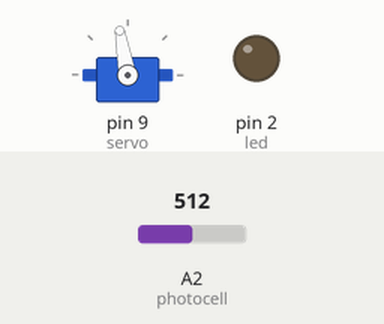
Simulated run of this sketch. Board: Arduino Uno, built with avr-gcc and run on an emulated ATmega328P. Shown: servo, output pins drawn as LEDs (lit = HIGH). Inputs (shaded band) come from the test bench; at power-on: A2 (photocell) = 512.

Above: at 1.2 s.
1.3 s: A2 (photocell) set to 494
At 2.3 s:
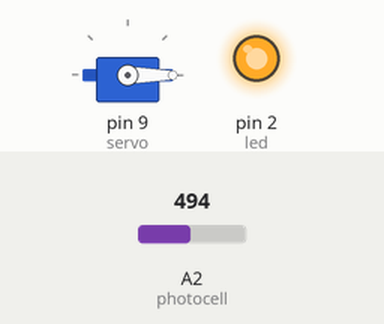
3.5 s: A2 (photocell) set to 511
At 7.4 s:
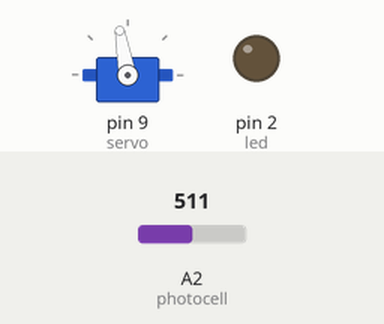
7.5 s: A2 (photocell) set to 306
At 9.3 s:
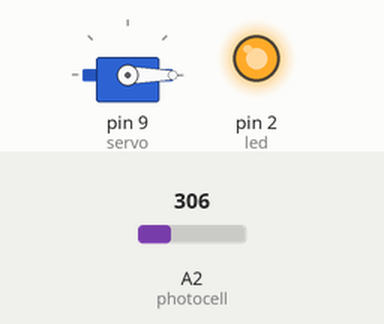
Timing chart, 0 to 10.8 s (numbered marks = the images above; inputs shaded):
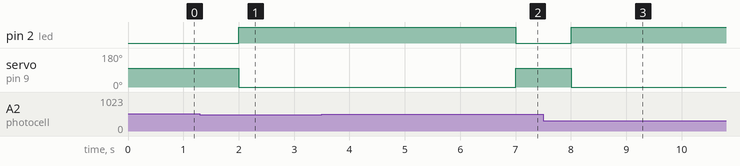

Measured:
- the behaviour switches between 503 and 502 on A2 (photocell) (found by bisection; images 0 and 1)
- after the input at 1.3 s, pin 2 (led): LOW → HIGH after 0.70 s; servo on pin 9 (servo): 100° → 0° after 0.70 s
- after the input at 3.5 s, pin 2 (led): HIGH → LOW after 3.5 s; servo on pin 9 (servo): 0° → 100° after 3.5 s
- after the input at 7.5 s, pin 2 (led): LOW → HIGH after 0.50 s; servo on pin 9 (servo): 100° → 0° after 0.50 s

The sketch:

train_sensor.ino
```cpp
#include <Servo.h>

Servo servo;

int photocell = A2;
int photocellVal = 1024;
int led = 2;
int initialPhotocellVal = 0;

void setup() {

  // setup inputs, outputs, default states
  pinMode(led, OUTPUT);
  digitalWrite(led, LOW);

  servo.attach(9);
  servo.write(100);

  // initialize ambient light value
  photocellVal = analogRead(photocell);
  initialPhotocellVal = photocellVal;
}

void loop() {

  // read current ambient value
  photocellVal = analogRead(photocell);

  if(photocellVal <= initialPhotocellVal - 10) {

    // gate down
    digitalWrite(led, HIGH);
    servo.write(0);
    delay(5000);

  } else {

    // gate up
    digitalWrite(led, LOW);
    servo.write(100);
    delay(1000);
  }
}
```
